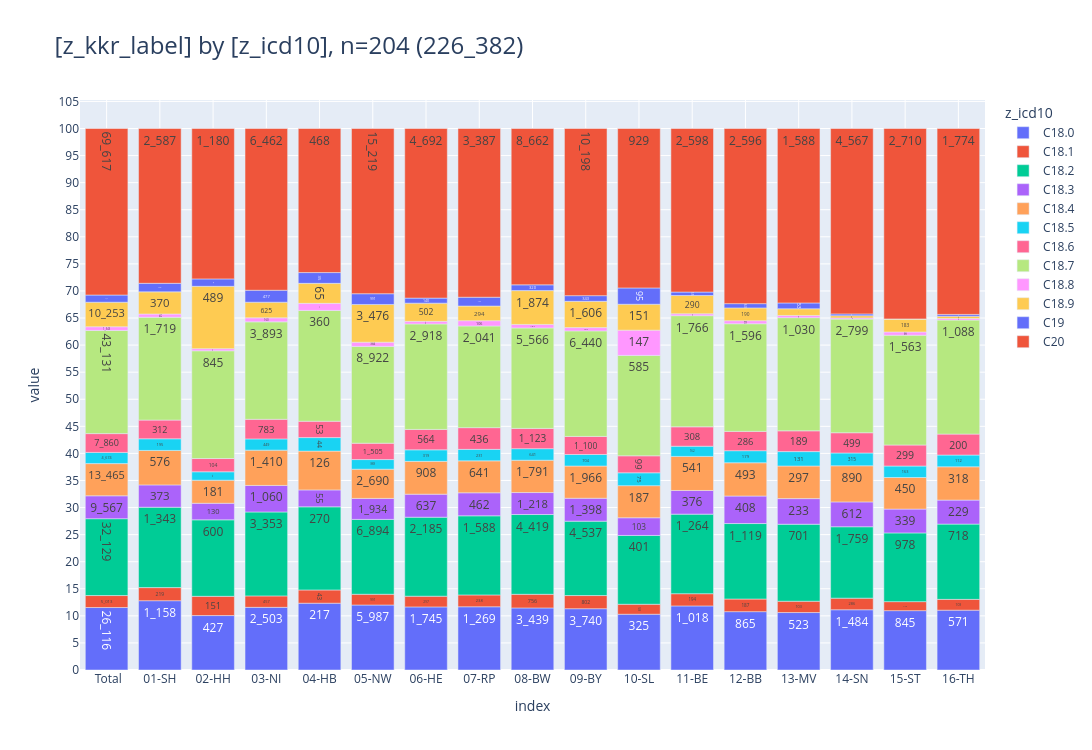

Write notebook code for a chart like this one.
### Markdown cell above
### <a id='toc1_3_2_'></a>[Fallzahlen C18-C20 nach Viersteller](#toc0_)
- Filter: `C18-20`
> 💡 `C19` darf eigentlich nicht verwendet werden, wird von Krebsgesellschaft nicht akzeptiert

### Code cell
df = db_colon.aggregate(
    "z_kkr_label, z_icd10, count(distinct z_tum_id) as cnt"
    # "z_dy::text as z_dy, z_icd10_3d, count(distinct z_tum_id) as cnt"
).to_df()
_=pls.plot_stacked_bars(df, orientation="v", height=750, show_total=True, relative=True)
# display(tbl.pivot_df(df, data_bar_axis="x", pct_axis="x", swap=True))

### Figure 1 — Plotly figure (JSON) as saved in the notebook; plotly's stock layout.template omitted (floating-point values rounded to 4 significant figures)
{"data": [{"hovertemplate": "col=C18.0<br>index=%{x}<br>value=%{y}<br>cnt_str=%{text}<extra></extra>", "legendgroup": "C18.0", "marker": {"color": "#636EFA", "pattern": {"shape": ""}}, "name": "C18.0", "orientation": "v", "showlegend": true, "text": ["26_116", "1_158", "427", "2_503", "217", "5_987", "1_745", "1_269", "3_439", "3_740", "325", "1_018", "865", "523", "1_484", "845", "571"], "textposition": "auto", "type": "bar", "x": [" Total", "01-SH", "02-HH", "03-NI", "04-HB", "05-NW", "06-HE", "07-RP", "08-BW", "09-BY", "10-SL", "11-BE", "12-BB", "13-MV", "14-SN", "15-ST", "16-TH"], "xaxis": "x", "y": [26116, 1158, 427, 2503, 217, 5987, 1745, 1269, 3439, 3740, 325, 1018, 865, 523, 1484, 845, 571], "yaxis": "y"}, {"hovertemplate": "col=C18.1<br>index=%{x}<br>value=%{y}<br>cnt_str=%{text}<extra></extra>", "legendgroup": "C18.1", "marker": {"color": "#EF553B", "pattern": {"shape": ""}}, "name": "C18.1", "orientation": "v", "showlegend": true, "text": ["5_013", "219", "151", "457", "43", "991", "297", "238", "756", "802", "58", "194", "187", "103", "286", "128", "103"], "textposition": "auto", "type": "bar", "x": [" Total", "01-SH", "02-HH", "03-NI", "04-HB", "05-NW", "06-HE", "07-RP", "08-BW", "09-BY", "10-SL", "11-BE", "12-BB", "13-MV", "14-SN", "15-ST", "16-TH"], "xaxis": "x", "y": [5013, 219, 151, 457, 43, 991, 297, 238, 756, 802, 58, 194, 187, 103, 286, 128, 103], "yaxis": "y"}, {"hovertemplate": "col=C18.2<br>index=%{x}<br>value=%{y}<br>cnt_str=%{text}<extra></extra>", "legendgroup": "C18.2", "marker": {"color": "#00CC96", "pattern": {"shape": ""}}, "name": "C18.2", "orientation": "v", "showlegend": true, "text": ["32_129", "1_343", "600", "3_353", "270", "6_894", "2_185", "1_588", "4_419", "4_537", "401", "1_264", "1_119", "701", "1_759", "978", "718"], "textposition": "auto", "type": "bar", "x": [" Total", "01-SH", "02-HH", "03-NI", "04-HB", "05-NW", "06-HE", "07-RP", "08-BW", "09-BY", "10-SL", "11-BE", "12-BB", "13-MV", "14-SN", "15-ST", "16-TH"], "xaxis": "x", "y": [32129, 1343, 600, 3353, 270, 6894, 2185, 1588, 4419, 4537, 401, 1264, 1119, 701, 1759, 978, 718], "yaxis": "y"}, {"hovertemplate": "col=C18.3<br>index=%{x}<br>value=%{y}<br>cnt_str=%{text}<extra></extra>", "legendgroup": "C18.3", "marker": {"color": "#AB63FA", "pattern": {"shape": ""}}, "name": "C18.3", "orientation": "v", "showlegend": true, "text": ["9_567", "373", "130", "1_060", "55", "1_934", "637", "462", "1_218", "1_398", "103", "376", "408", "233", "612", "339", "229"], "textposition": "auto", "type": "bar", "x": [" Total", "01-SH", "02-HH", "03-NI", "04-HB", "05-NW", "06-HE", "07-RP", "08-BW", "09-BY", "10-SL", "11-BE", "12-BB", "13-MV", "14-SN", "15-ST", "16-TH"], "xaxis": "x", "y": [9567, 373, 130, 1060, 55, 1934, 637, 462, 1218, 1398, 103, 376, 408, 233, 612, 339, 229], "yaxis": "y"}, {"hovertemplate": "col=C18.4<br>index=%{x}<br>value=%{y}<br>cnt_str=%{text}<extra></extra>", "legendgroup": "C18.4", "marker": {"color": "#FFA15A", "pattern": {"shape": ""}}, "name": "C18.4", "orientation": "v", "showlegend": true, "text": ["13_465", "576", "181", "1_410", "126", "2_690", "908", "641", "1_791", "1_966", "187", "541", "493", "297", "890", "450", "318"], "textposition": "auto", "type": "bar", "x": [" Total", "01-SH", "02-HH", "03-NI", "04-HB", "05-NW", "06-HE", "07-RP", "08-BW", "09-BY", "10-SL", "11-BE", "12-BB", "13-MV", "14-SN", "15-ST", "16-TH"], "xaxis": "x", "y": [13465, 576, 181, 1410, 126, 2690, 908, 641, 1791, 1966, 187, 541, 493, 297, 890, 450, 318], "yaxis": "y"}, {"hovertemplate": "col=C18.5<br>index=%{x}<br>value=%{y}<br>cnt_str=%{text}<extra></extra>", "legendgroup": "C18.5", "marker": {"color": "#19D3F3", "pattern": {"shape": ""}}, "name": "C18.5", "orientation": "v", "showlegend": true, "text": ["4_674", "195", "66", "449", "44", "888", "319", "231", "641", "704", "75", "162", "179", "131", "315", "163", "112"], "textposition": "auto", "type": "bar", "x": [" Total", "01-SH", "02-HH", "03-NI", "04-HB", "05-NW", "06-HE", "07-RP", "08-BW", "09-BY", "10-SL", "11-BE", "12-BB", "13-MV", "14-SN", "15-ST", "16-TH"], "xaxis": "x", "y": [4674, 195, 66, 449, 44, 888, 319, 231, 641, 704, 75, 162, 179, 131, 315, 163, 112], "yaxis": "y"}, {"hovertemplate": "col=C18.6<br>index=%{x}<br>value=%{y}<br>cnt_str=%{text}<extra></extra>", "legendgroup": "C18.6", "marker": {"color": "#FF6692", "pattern": {"shape": ""}}, "name": "C18.6", "orientation": "v", "showlegend": true, "text": ["7_860", "312", "104", "783", "53", "1_505", "564", "436", "1_123", "1_100", "99", "308", "286", "189", "499", "299", "200"], "textposition": "auto", "type": "bar", "x": [" Total", "01-SH", "02-HH", "03-NI", "04-HB", "05-NW", "06-HE", "07-RP", "08-BW", "09-BY", "10-SL", "11-BE", "12-BB", "13-MV", "14-SN", "15-ST", "16-TH"], "xaxis": "x", "y": [7860, 312, 104, 783, 53, 1505, 564, 436, 1123, 1100, 99, 308, 286, 189, 499, 299, 200], "yaxis": "y"}, {"hovertemplate": "col=C18.7<br>index=%{x}<br>value=%{y}<br>cnt_str=%{text}<extra></extra>", "legendgroup": "C18.7", "marker": {"color": "#B6E880", "pattern": {"shape": ""}}, "name": "C18.7", "orientation": "v", "showlegend": true, "text": ["43_131", "1_719", "845", "3_893", "360", "8_922", "2_918", "2_041", "5_566", "6_440", "585", "1_766", "1_596", "1_030", "2_799", "1_563", "1_088"], "textposition": "auto", "type": "bar", "x": [" Total", "01-SH", "02-HH", "03-NI", "04-HB", "05-NW", "06-HE", "07-RP", "08-BW", "09-BY", "10-SL", "11-BE", "12-BB", "13-MV", "14-SN", "15-ST", "16-TH"], "xaxis": "x", "y": [43131, 1719, 845, 3893, 360, 8922, 2918, 2041, 5566, 6440, 585, 1766, 1596, 1030, 2799, 1563, 1088], "yaxis": "y"}, {"hovertemplate": "col=C18.8<br>index=%{x}<br>value=%{y}<br>cnt_str=%{text}<extra></extra>", "legendgroup": "C18.8", "marker": {"color": "#FF97FF", "pattern": {"shape": ""}}, "name": "C18.8", "orientation": "v", "showlegend": true, "text": ["1_543", "54", "17", "160", "23", "384", "73", "106", "194", "199", "147", "30", "45", "20", "30", "46", "15"], "textposition": "auto", "type": "bar", "x": [" Total", "01-SH", "02-HH", "03-NI", "04-HB", "05-NW", "06-HE", "07-RP", "08-BW", "09-BY", "10-SL", "11-BE", "12-BB", "13-MV", "14-SN", "15-ST", "16-TH"], "xaxis": "x", "y": [1543, 54, 17, 160, 23, 384, 73, 106, 194, 199, 147, 30, 45, 20, 30, 46, 15], "yaxis": "y"}, {"hovertemplate": "col=C18.9<br>index=%{x}<br>value=%{y}<br>cnt_str=%{text}<extra></extra>", "legendgroup": "C18.9", "marker": {"color": "#FECB52", "pattern": {"shape": ""}}, "name": "C18.9", "orientation": "v", "showlegend": true, "text": ["10_253", "370", "489", "625", "65", "3_476", "502", "294", "1_874", "1_606", "151", "290", "190", "61", "55", "183", "22"], "textposition": "auto", "type": "bar", "x": [" Total", "01-SH", "02-HH", "03-NI", "04-HB", "05-NW", "06-HE", "07-RP", "08-BW", "09-BY", "10-SL", "11-BE", "12-BB", "13-MV", "14-SN", "15-ST", "16-TH"], "xaxis": "x", "y": [10253, 370, 489, 625, 65, 3476, 502, 294, 1874, 1606, 151, 290, 190, 61, 55, 183, 22], "yaxis": "y"}, {"hovertemplate": "col=C19<br>index=%{x}<br>value=%{y}<br>cnt_str=%{text}<extra></extra>", "legendgroup": "C19", "marker": {"color": "#636EFA", "pattern": {"shape": ""}}, "name": "C19", "orientation": "v", "showlegend": true, "text": ["3_014", "143", "58", "477", "35", "991", "140", "177", "320", "343", "95", "55", "63", "53", "44", "3", "17"], "textposition": "auto", "type": "bar", "x": [" Total", "01-SH", "02-HH", "03-NI", "04-HB", "05-NW", "06-HE", "07-RP", "08-BW", "09-BY", "10-SL", "11-BE", "12-BB", "13-MV", "14-SN", "15-ST", "16-TH"], "xaxis": "x", "y": [3014, 143, 58, 477, 35, 991, 140, 177, 320, 343, 95, 55, 63, 53, 44, 3, 17], "yaxis": "y"}, {"hovertemplate": "col=C20<br>index=%{x}<br>value=%{y}<br>cnt_str=%{text}<extra></extra>", "legendgroup": "C20", "marker": {"color": "#EF553B", "pattern": {"shape": ""}}, "name": "C20", "orientation": "v", "showlegend": true, "text": ["69_617", "2_587", "1_180", "6_462", "468", "15_219", "4_692", "3_387", "8_662", "10_198", "929", "2_598", "2_596", "1_588", "4_567", "2_710", "1_774"], "textposition": "auto", "type": "bar", "x": [" Total", "01-SH", "02-HH", "03-NI", "04-HB", "05-NW", "06-HE", "07-RP", "08-BW", "09-BY", "10-SL", "11-BE", "12-BB", "13-MV", "14-SN", "15-ST", "16-TH"], "xaxis": "x", "y": [69617, 2587, 1180, 6462, 468, 15219, 4692, 3387, 8662, 10198, 929, 2598, 2596, 1588, 4567, 2710, 1774], "yaxis": "y"}], "layout": {"barmode": "relative", "barnorm": "percent", "height": 750, "legend": {"title": {"text": "z_icd10"}, "tracegroupgap": 0, "traceorder": "normal"}, "title": {"font": {"size": 24}, "text": "[z_kkr_label] by [z_icd10], n=204 (226_382)", "xanchor": "left", "y": 0.95, "yanchor": "top"}, "width": 2000, "xaxis": {"anchor": "y", "categoryarray": [" Total", "01-SH", "02-HH", "03-NI", "04-HB", "05-NW", "06-HE", "07-RP", "08-BW", "09-BY", "10-SL", "11-BE", "12-BB", "13-MV", "14-SN", "15-ST", "16-TH"], "categoryorder": "array", "domain": [0, 1], "gridwidth": 1, "showgrid": true, "title": {"text": "index"}}, "yaxis": {"anchor": "x", "domain": [0, 1], "dtick": 5, "gridwidth": 1, "showgrid": true, "title": {"text": "value"}}}}
